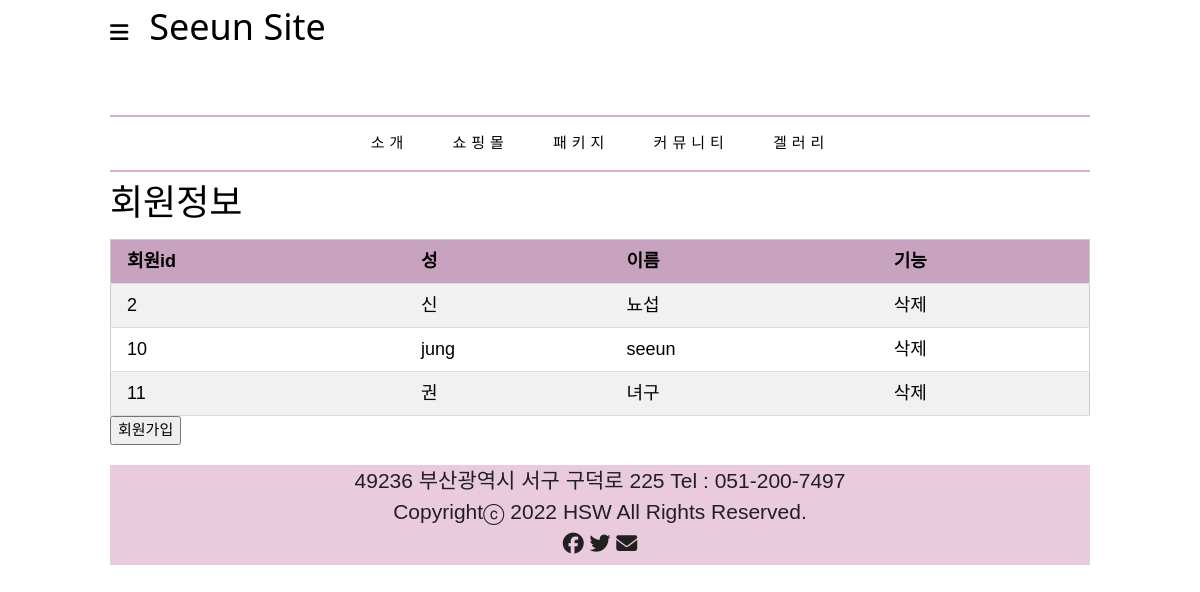
The page /user/ on the database its author committed.
### myapp/models.py (models this page shows)
class Members(models.Model):
  firstname = models.CharField(max_length=255)
  lastname = models.CharField(max_length=255)

### myapp/views.py (the view)
# urls.py: path("user/",views.datalist, name="list"),
def datalist(request):
    m = Members.objects.all().values()
    context={
        'm': m,
    }
    template = loader.get_template('list.html')
    return HttpResponse(template.render(context, request))

### myapp/templates/list.html
{% extends 'base.html' %}
{% block content %}
  <h1> 회원정보 </h1>
    <table class="w3-table-all w3-hoverable">
        <tr>
            <th>회원id</th>
            <th>성</th>
            <th>이름</th>
            <th>기능</th>
        </tr>
        {% for x in m %}
        <tr>
            <td><a href="update/{{x.id}}">{{x.id}}</a></td>
            <td>{{x.firstname}}</td>
            <td>{{x.lastname}}</td>
            <td><a href="delete/{{ x.id }}">삭제</a></td>
        </tr>
        {% endfor %}
    </table>
    <div><a href="add/"><button> 회원가입 </button></a></div>
{% endblock %}

### static/mystyle.css (style rules this page uses)
* { font-family: "맑은 고딕", Arial, Helvetica, sans-serif; line-height: 150%; }
body { margin-top: 20px; margin: 0 auto; max-width: 980px; }
a { text-decoration: none; }
table { width: 90%; margin: 0 auto; font-size: 1.2em; border: 0px; }
table th { background-color: #c8a3bf; }

### static/w3.css (style rules this page uses)
*,*:before,*:after { box-sizing:inherit }
html { -ms-text-size-adjust:100%;-webkit-text-size-adjust:100% }
body { margin:0 }
a { background-color:transparent }
button,input,select,textarea,optgroup { font:inherit;margin:0 }
button,input { overflow:visible }
button,select { text-transform:none }
button,[type=button],[type=reset],[type=submit] { -webkit-appearance:button }
html,body { font-family:Verdana,sans-serif;font-size:15px;line-height:1.5 }
html { overflow-x:hidden }
h1 { font-size:36px }
h1,h2,h3,h4,h5,h6 { font-family:"Segoe UI",Arial,sans-serif;font-weight:400;margin:10px 0 }
a { color:inherit }
.w3-table,.w3-table-all { border-collapse:collapse;border-spacing:0;width:100%;display:table }
.w3-table-all { border:1px solid #ccc }
.w3-bordered tr,.w3-table-all tr { border-bottom:1px solid #ddd }
.w3-table-all tr:nth-child(odd) { background-color:#fff }
.w3-table-all tr:nth-child(even) { background-color:#f1f1f1 }
.w3-table td,.w3-table th,.w3-table-all td,.w3-table-all th { padding:8px 8px;display:table-cell;text-align:left;vertical-align:top }
.w3-table th:first-child,.w3-table td:first-child,.w3-table-all th:first-child,.w3-table-all td:first-child { padding-left:16px }

### myapp/templates/base.html (style rules this page uses)
body { max-width: 980px;; margin: auto; }

### rows shown on the page
Members: id "2", firstname "신", lastname "뇨섭"
Members: id "10", firstname "jung", lastname "seeun"
Members: id "11", firstname "권", lastname "녀구"
